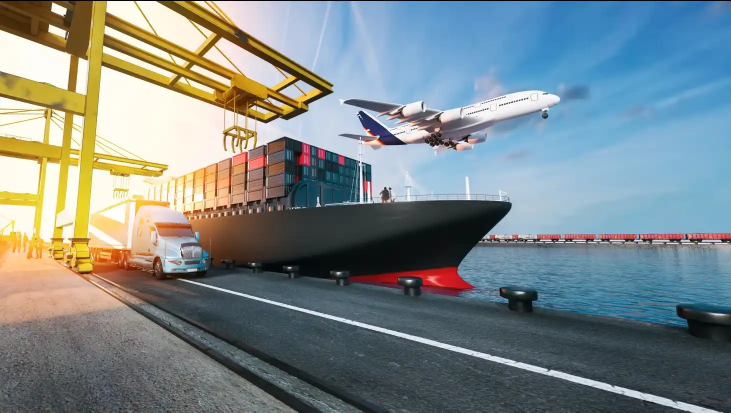
#> input picture reference/images/main.webp, 1462 x 825 px (shown at 1/2 size)
$ python make-hero-sketch.py ../reference/images/main.webp ../reference/images/warehouse1.jpeg ../reference/images/warehouse1.jpeg ../reference/images/warehouse1.jpeg ../reference/images/warehouse1.jpeg
#> lines starting #> are read from the running program, lines starting #| are printed output that depends on the picture
import sys, numpy as np, cv2
from PIL import Image
src, out_photo, out_sketch, out_prev = sys.argv[1:5]
full = len(sys.argv) > 5 and sys.argv[5] == "full"  # a plain photograph (round 9): sketch the whole frame, no supplied drawing
im = Image.open(src).convert("RGB")
#> im is the input picture: PIL image 1462x825 RGB; mean R, G, B 125.4, 136.7, 137.7
W = 2560
H = round(im.height * W / im.width)
#> H = 1445
im = im.resize((W, H), Image.LANCZOS)
#> im: PIL image 2560x1445 RGB
im.save(out_photo, "WEBP", quality=82, method=6)
a = np.array(im)
g = cv2.cvtColor(a, cv2.COLOR_RGB2GRAY)
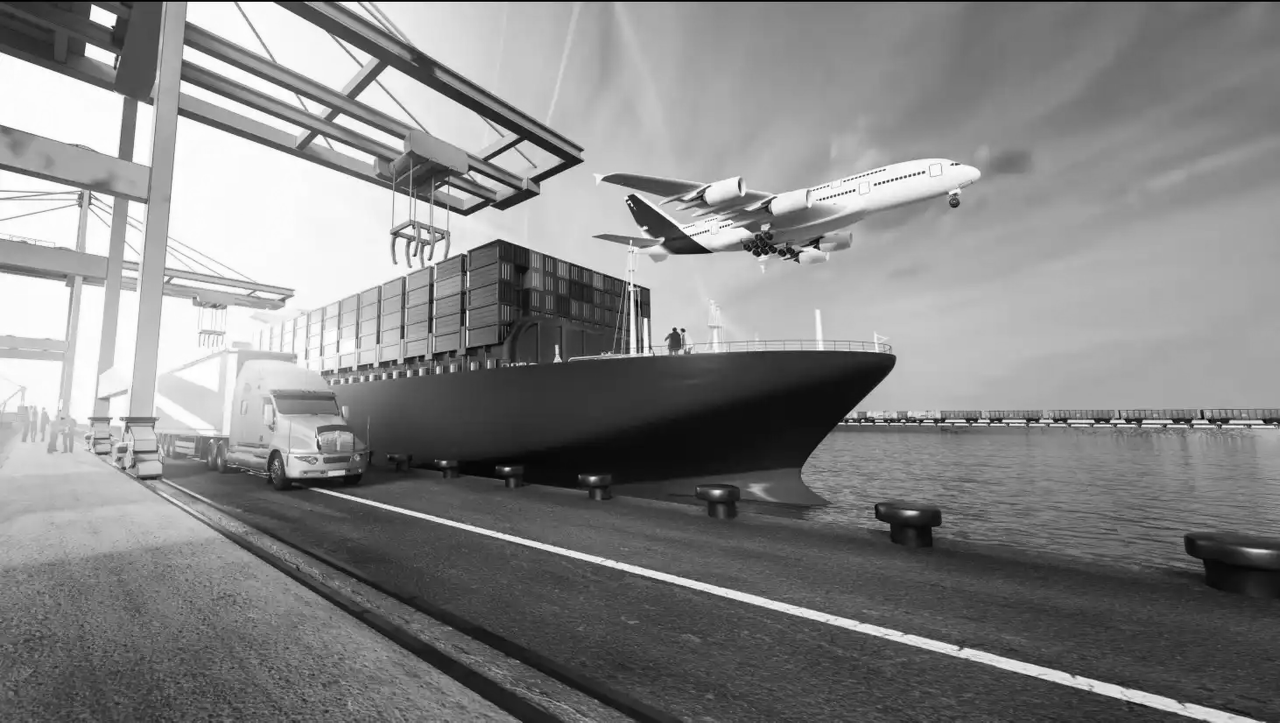
#> g: shape (1445, 2560) (shown at 1/2 size); min 0, max 255, mean 133.4
# pencil-sketch of the photograph: colour-dodge of the grey against its blurred inverse
inv = 255 - g
blur = cv2.GaussianBlur(inv, (0, 0), 6)
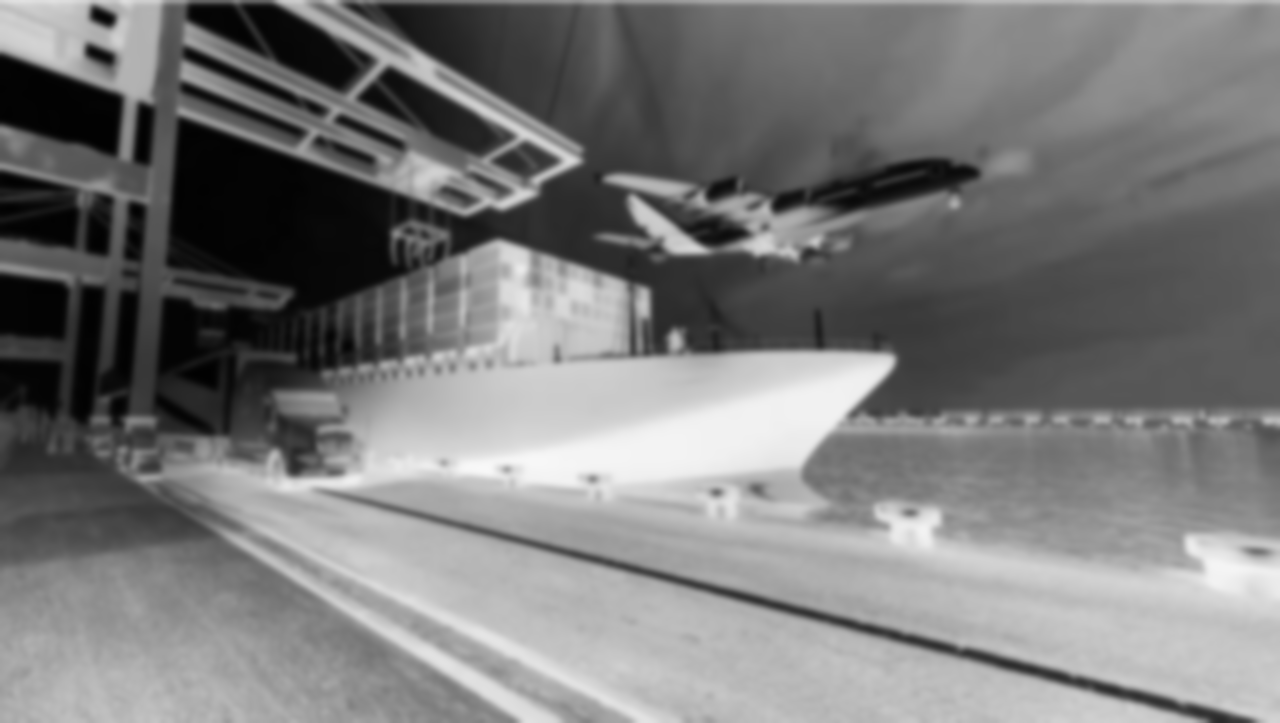
#> blur: shape (1445, 2560) (shown at 1/2 size); min 1, max 248, mean 121.5
dodge = cv2.divide(g, 255 - blur, scale=256).astype(np.float32)
dodge = np.clip((dodge - 150) * (255 / 105), 0, 255)  # lift paper to white, keep line weight
# soften to the grey of the supplied pencil lines
sk = 255 - (255 - dodge) * 0.78
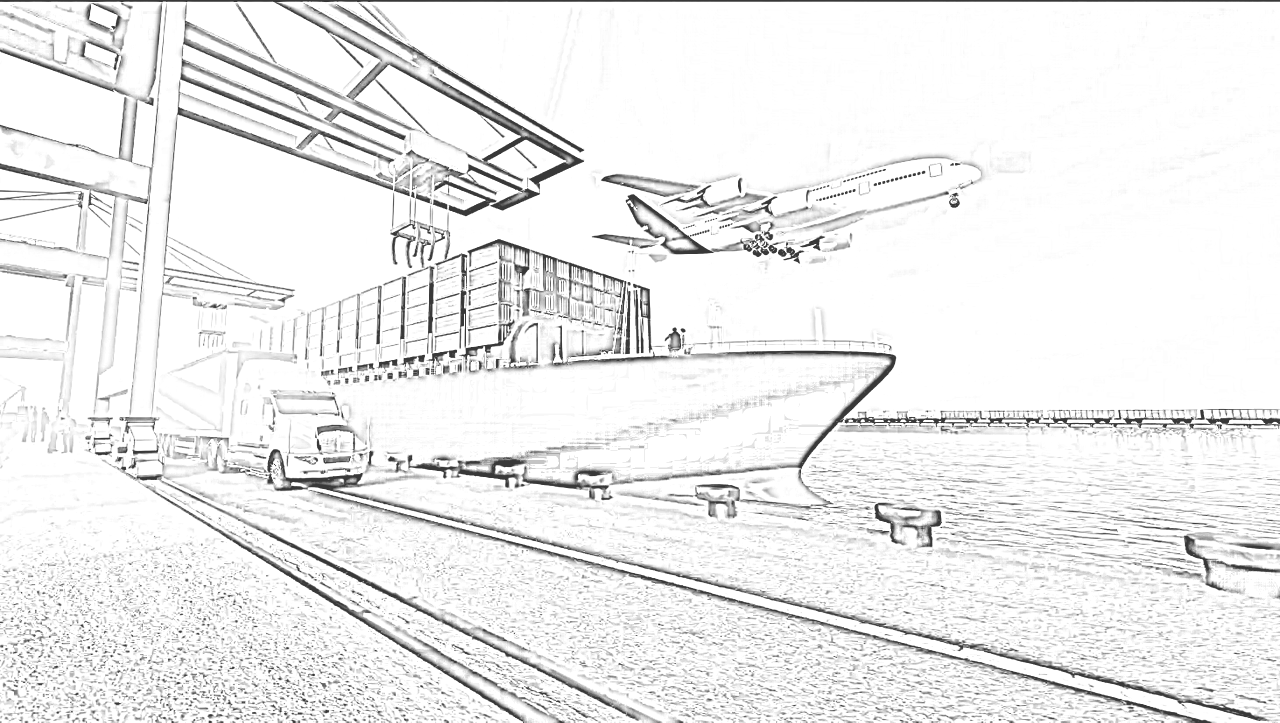
#> sk: shape (1445, 2560) float32 (shown at 1/2 size); min 56.1, max 255, mean 237.7
sk3 = np.stack([sk, sk, sk], -1)
# keep the client's own drawing on the right, our sketch of the photo on the left, crossfade over 50–66 %
x = np.linspace(0, 1, W)
t = np.clip((x - 0.50) / 0.16, 0, 1)[None, :, None]
if full:
    t = t * 0
# paper tint of the supplied art
paper = np.array([250, 246, 238.0]) if full else a[int(H*0.08):int(H*0.2), int(W*0.9):int(W*0.98)].reshape(-1,3).mean(0)
#> paper = [65.64, 140.6, 195.6]
tint = (paper / 255.0)[None, None, :]
#> tint = [[0.257, 0.552, 0.767]]
left = sk3 * tint
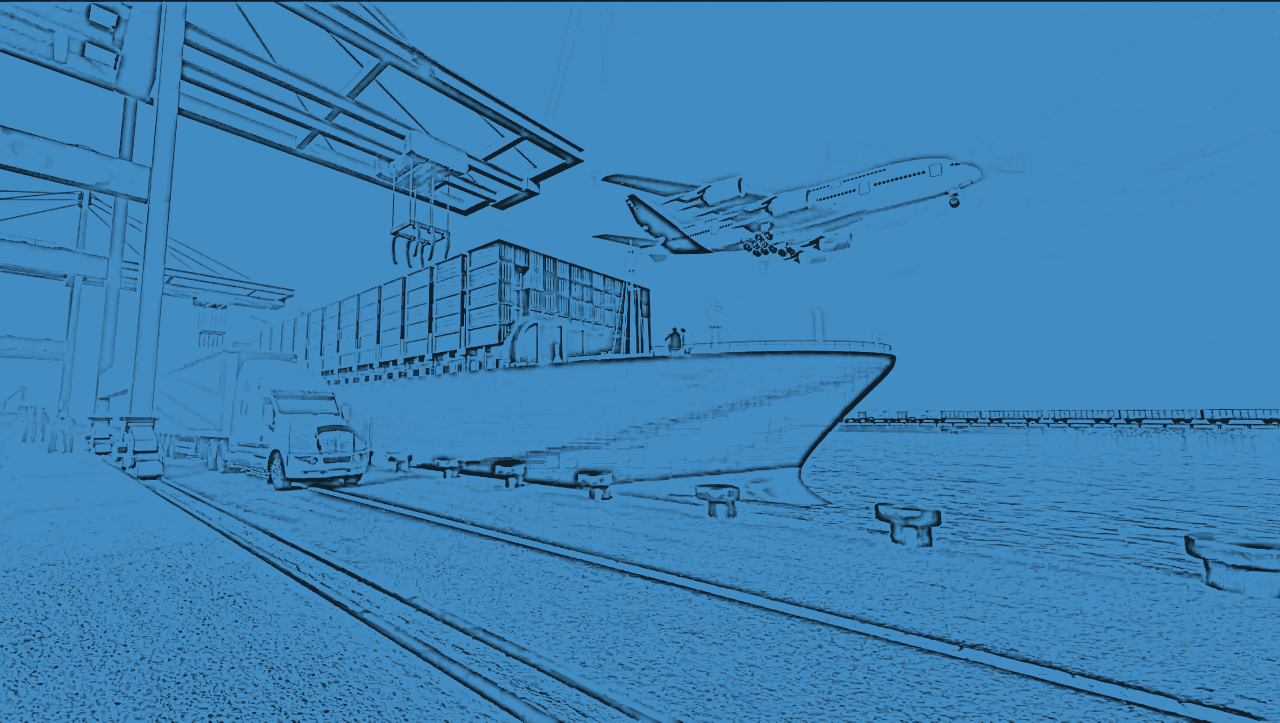
#> left: shape (1445, 2560, 3) float64 (shown at 1/2 size); mean of channels 0, 1, 2 61.2, 131.1, 182.4; drawn as R, G, B
res = left * (1 - t) + a.astype(np.float32) * t
Image.fromarray(np.clip(res, 0, 255).astype(np.uint8)).save(out_sketch, "WEBP", quality=80, method=6)
Image.fromarray(np.clip(res, 0, 255).astype(np.uint8)).resize((1280, round(H*1280/W))).save(out_prev)
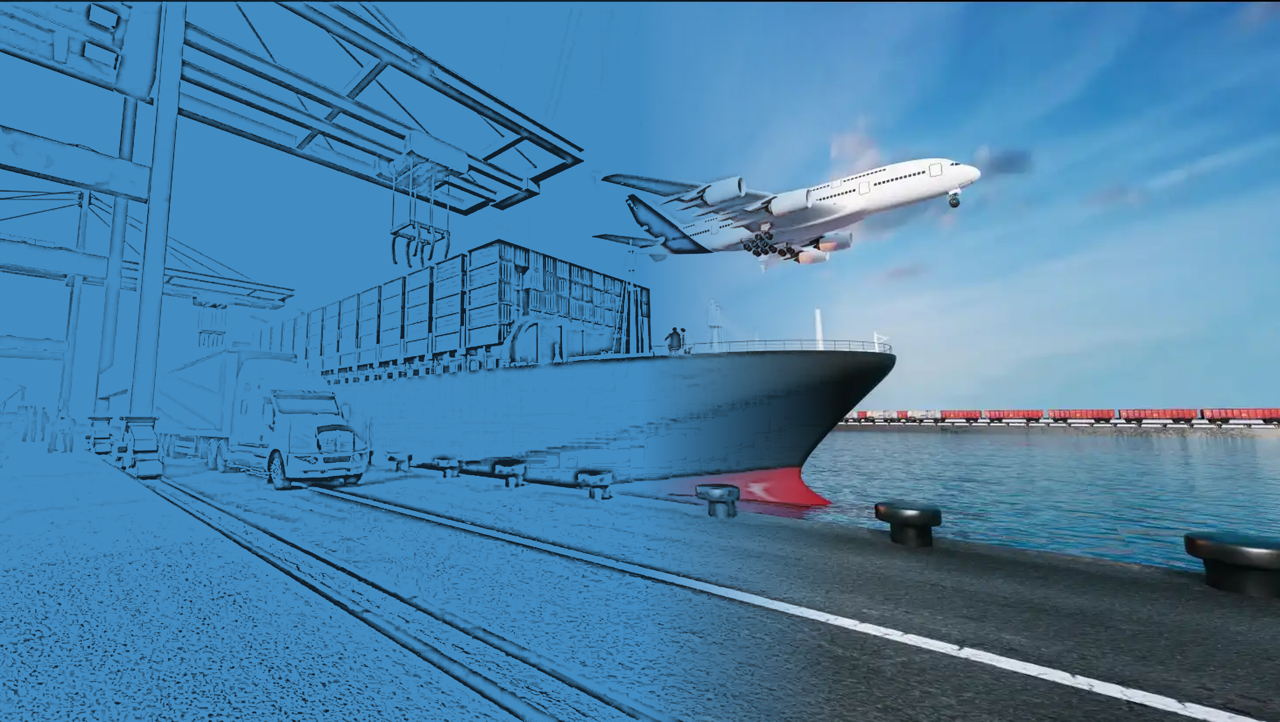
#> saved as warehouse1.jpeg: PIL image 1280x722 RGB; mean R, G, B 75.1, 129.9, 169.5
print(W, H)
#| 2560 1445

$ run again, on reference/images/warehouse2.jpeg
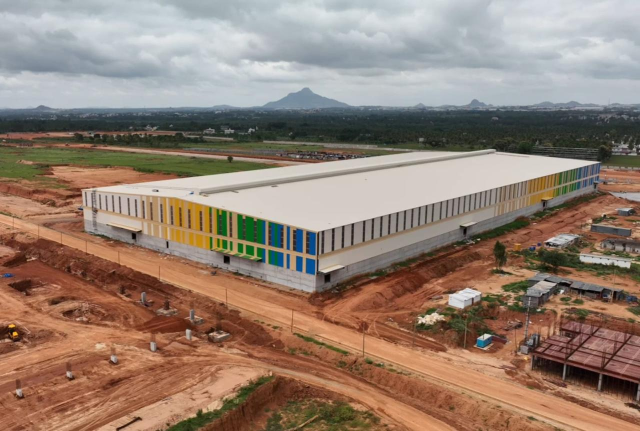
#> input picture reference/images/warehouse2.jpeg, 1280 x 862 px (shown at 1/2 size)
#> im is the input picture: PIL image 1280x862 RGB; mean R, G, B 148.4, 127.9, 114
#> im: PIL image 2560x1724 RGB
#> `sk = 255 - (255 - dodge) * 0.78`:
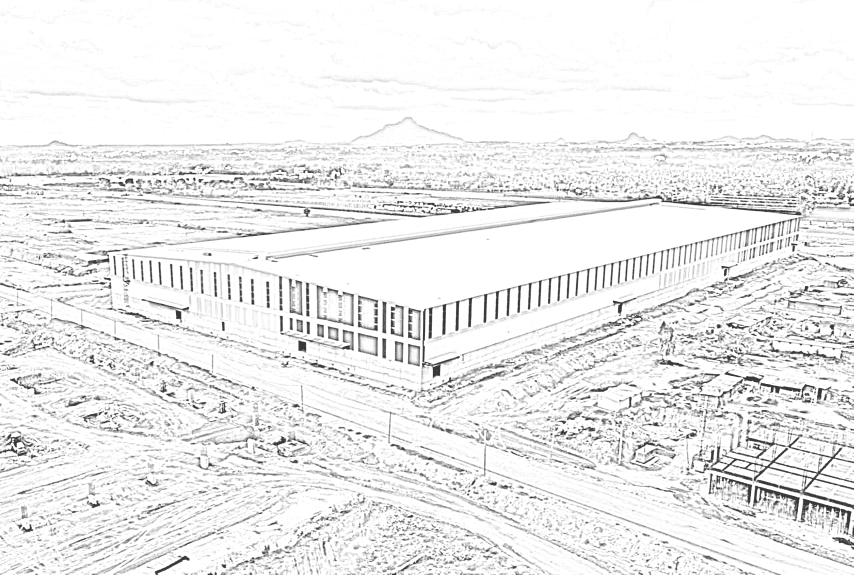
#> sk: shape (1724, 2560) float32 (shown at 1/3 size); min 56.1, max 255, mean 236.6
#> paper = [189.4, 196.8, 203.7]
#> tint = [[0.743, 0.772, 0.799]]
#> `Image.fromarray(np.clip(res, 0, 255).astype(np.uint8)).resize((1280, r..`:
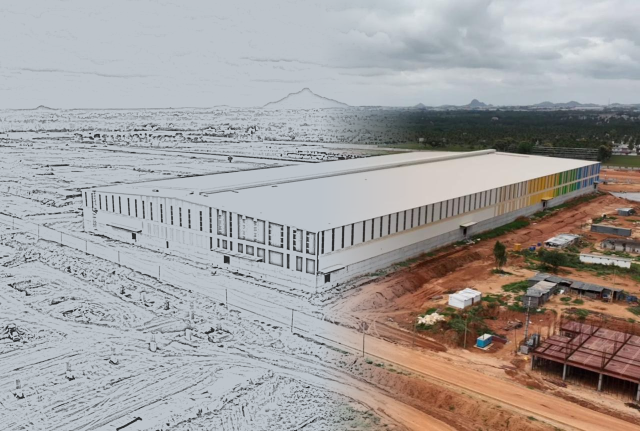
#> saved as warehouse2.jpeg: PIL image 1280x862 RGB (shown at 1/2 size); mean R, G, B 163.1, 159.3, 158.2
#| 2560 1724
